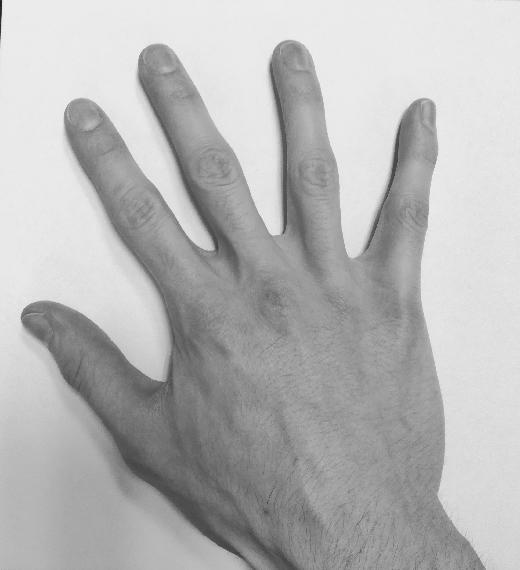
#> input picture TP-ImageRegistration/Source.jpg, 520 x 570 px
$ jupyter execute TP-ImageRegistration-Images-BARRIOL.ipynb
#> lines starting #> are read from the running program, lines starting #| are printed output that depends on the picture
## Image registration

**Deadline**: Upload this notebook (rename it as 'TP-ImageRegistration-Images-YOUR-SURNAME.ipynb') to E-Campus before the deadline (see E-campus for the exact timing).

**Goal**: The goal of this notebook is to implement the algorithms seen today for pixel-based image registration. Please complete the code where you see **XXXXXXXXXXXXXX**

You will first take two pictures of your right hand into two different positions. Please keep the same topology, ie do not bend or stick together two fingers for instance.

If you can't take the pictures, you can use two pictures of my hand (see below).

[cell 1]
if 'google.colab' in str(get_ipython()):
  from google_drive_downloader import GoogleDriveDownloader as gdd
  gdd.download_file_from_google_drive(file_id='1XpgGRo839pBwIhb6h77xoG-NtHEg2DVd',
  dest_path='./Source.jpg')

  from google_drive_downloader import GoogleDriveDownloader as gdd
  gdd.download_file_from_google_drive(file_id='12FKfLjKreAksI3rEcDx4_oEn3qjAzEua',
  dest_path='./Target.jpg')
else:
  print('You are not using Colab. Please define working_dir with the absolute path to the folder where you downloaded the data')

# Please modify working_dir only if you are using your Anaconda (and not Google Colab)
# You should write the absolute path of your working directory with the data
workingDir='./'

We will use the skimage library to read and resize images, you can of course use others (openCV, pillow, scipy, etc.)

[cell 2]
from skimage.io import imread
from skimage.transform import resize

import matplotlib.pyplot as plt
from numpy import linalg as LA
import numpy as np
import scipy.ndimage

The first thing to do is to create a function that creates the transformation matrix T. Please complete the following function following the rules explained in the header of the function.

[cell 3]
def Tmatrix(scale=(1,1), rotationAngle=0, shearAngles=(0,0),translation=(0,0),elation=(0,0),reflection=(False,False)):
    '''
    Transformation matrix defined as the composition of 6 possible geometric
    transformations: Reflection (Re), Rotation (R), Scaling (S), Shear (Sh),
    Translation (T) and Elation (E).
    For the linear transformation part, we assume this composition:
        A = Re * R * S * Sh

    Inputs:
            scale: is a tuple with sx and sy (two scalar values)
            rotationAngle: is an angle in degrees (scalar value)
            shearAngles: is a tuple with the two shear angles in degrees (scalar value)
            translation: is a tuple with tx and ty (scalar values)
            elation: is a tuple containing the elation part (scalar values)
            reflection: is a tuple of Boolean values indicating wheter to reflect with respect to x and y axis

    Output:
            T: the 3x3 transformation matrix (homogeneous coordinates)
    '''

    if len(scale) != 2:
        raise ValueError("scale should be a tuple of length 2")
    if len(shearAngles)!= 2:
        raise ValueError("shearAngles should be a tuple of length 2")
    if len(translation)!= 2:
        raise ValueError("translation should be a tuple of length 2")
    if len(elation)!= 2:
        raise ValueError("elation should be a tuple of length 2")
    if len(reflection)!= 2:
        raise ValueError("reflection should be a tuple of length 2")
    if type(reflection[0])!= bool or type(reflection[1]) != bool:
        raise ValueError("reflection should contain two boolean values")
    if np.ndim(rotationAngle) != 0:
        raise ValueError("rotationAngle should be a scalar")

    # transform angles from degrees to radians
    rot_angle = (2*np.pi*rotationAngle)/360
    shear_angle_x, shear_angle_y = (2*np.pi*shearAngles[0])/360, (2*np.pi*shearAngles[1])/360

    # compute T

    Reflection_matrix = np.array([[-1 if reflection[0] else 1, 0],
                                  [0, -1 if reflection[1] else 1]])

    Rotation_matrix = np.array([[np.cos(rot_angle), -np.sin(rot_angle)],
                                [np.sin(rot_angle), np.cos(rot_angle)]])

    Scaling_matrix = np.array([[scale[0], 0],
                               [0, scale[1]]])

    Shear_matrix = np.array([[1, np.tan(shear_angle_x)],
                             [np.tan(shear_angle_y), 1]])

    A = np.dot(Reflection_matrix, np.dot(Rotation_matrix, np.dot(Scaling_matrix, Shear_matrix)))

    T = np.array([[A[0, 0], A[0, 1], translation[0]],
                  [A[1, 0], A[1, 1], translation[1]],
                  [elation[0], elation[1], 1]])

    return T

Test here, your function.

[cell 4]
# Define Transformation
T=Tmatrix(scale=(1,2), rotationAngle=45, shearAngles=(40,0),translation=(1,2),elation=(1,0.5),reflection=(True,True))
print(T)

Next, we need to create a function that apply the previously created transformation matrix. We will need to apply it either to 2D points, seen as a [Nx2] numpy array where N is the number of points, or to image coordinates, modeled as a [2xNxM] Numpy array where N and M are the number of rows and columns of the image respectively.

[cell 5]
def applyTransformation(T, points=None, coords=None):
    '''
    Apply geometric transformation to points or image coordinates.
    Transformation is defined by a 3x3 matrix

    Inputs:
        points: Nx2 Numpy array of points
        coordinates: 2xNxM Numpy array of image coordinates
        T: 3x3 matrix trasformation

    Output:
        pm: Nx2 points after transformation
        cm: 2xNxM image coordinates after transformation
    '''
    if points is None and coords is None:
        raise ValueError("Error ! You should provide points and/or coords")

    if points is not None:
        N,d = points.shape
        if d != 2 and N==2:
            print('WARNING ! points should be an array of dimension Nx2'+
                  ' Transposing the array')
            points=points.T
            N,d = points.shape

        if d != 2:
            raise ValueError("Error ! Function works only with 2D points")

        # Transform points into homogeneous coordinates (adding one...)
        homogen_points = np.concatenate((points, np.transpose([np.ones(N)])), axis=1)

        # Apply transformation
        transfo = (np.dot(T, homogen_points.T)).T

        # If homography, ...
        if T[2,0] or T[2, 1]:
          transfo[:,:2] =  transfo[:,:2] / (T[2,0]*transfo[:,:2] + T[2,1]*transfo[:,:2] +1)
        pm=transfo[:,:2]
    else:
        pm=None

    if coords is not None:
        d,N,M = coords.shape

        if d != 2:
            raise ValueError("Error ! Function works only with 2D coordinates")

        p = coords.reshape((2,N*M)).T # reshape coordinates as list of points
        # Transform points into homogeneous coordinates (adding one...)
        homogen_points = np.concatenate((p, np.transpose([np.ones(N*M)])), axis=1)

        # Apply transformation
        transfo = (np.dot(T, homogen_points.T)).T
        # If homography, ...
        if T[2,0] or T[2, 1]:
            transfo[:,:2] =  transfo[:,:2] / (T[2,0]*transfo[:,:2] + T[2,1]*transfo[:,:2] +1)

        pm=transfo[:,:2]
        cm = pm.T.reshape((2,N,M))

    else:
        cm =None

    return pm,cm

Now, we can test the two functions on some data-sets of 2D points. To keep things simple, you will create two data-sets of points.

In the first one, the points will draw an ellipse (ie uniform sampling on an ellipse).
In the secon data-set, the points will draw a square (ie uniform sampling on a square).

You will then try several (at least five) different trasformations and check if your code works well.

[cell 6]
# Ellipse
theta = np.deg2rad(np.arange(0.0, 360.0, 1.0))
x = np.cos(theta)
y = np.sin(theta)
points=np.array([x, y]).T

## Define Transformation
T=Tmatrix(scale=(2,2), rotationAngle=90, shearAngles=(40,0),translation=(4,4),elation=(0,0),reflection=(True,False))

## Apply trasformation
moved = applyTransformation(T, points=points)[0]

fig = plt.figure(figsize=(12, 8))
ax1 = plt.subplot(1, 3, 1)
ax2 = plt.subplot(1, 3, 2)
ax1.scatter(points[:,0],points[:,1])
ax2.scatter(moved[:,0],moved[:,1])

minimum = np.min((ax1.get_xlim(),ax1.get_ylim(),ax2.get_xlim(),ax2.get_ylim()))
maximum = np.max((ax1.get_xlim(),ax1.get_ylim(),ax2.get_xlim(),ax2.get_ylim()))

ax1.set_xlim(minimum*1.2,maximum*1.2)
ax1.set_ylim(minimum*1.2,maximum*1.2)
ax2.set_xlim(minimum*1.2,maximum*1.2)
ax2.set_ylim(minimum*1.2,maximum*1.2)

fig.tight_layout()
plt.show()
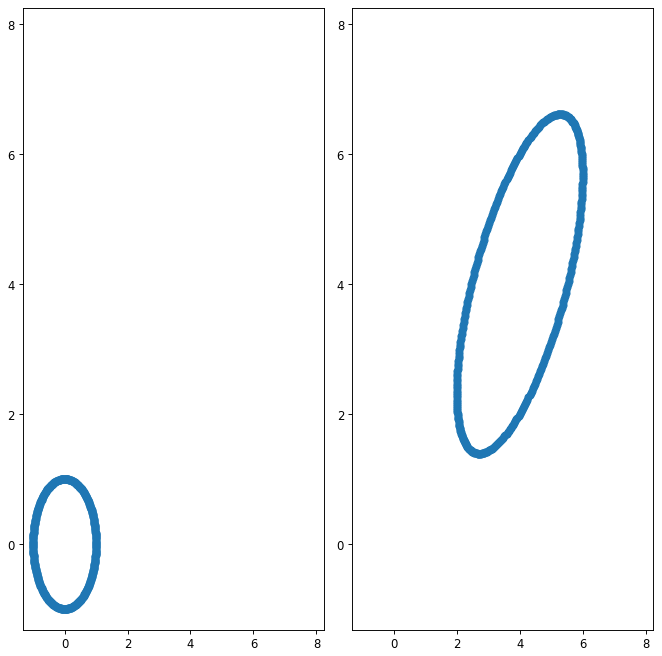
#> figure drawn by matplotlib, 2 panels

[cell 7]
# Square
x=np.concatenate((np.linspace(0,1,100), np.ones(100), np.linspace(0,1,100), np.zeros(100)))
y=np.concatenate((np.zeros(100), np.linspace(0,1,100), np.ones(100), np.linspace(0,1,100)))
points = np.array([x, y]).T

## Define Transformation
T=Tmatrix(scale=(1,1), rotationAngle=95, shearAngles=(20,0),translation=(1,1),elation=(0,0),reflection=(True,False))

## Apply trasformation
moved = applyTransformation(T, points=points)[0]

fig = plt.figure(figsize=(8, 8))
ax1 = plt.subplot(1, 3, 1)
ax2 = plt.subplot(1, 3, 2)
ax1.scatter(points[:,0],points[:,1])
ax2.scatter(moved[:,0],moved[:,1])

minimum = np.min((ax1.get_xlim(),ax1.get_ylim(),ax2.get_xlim(),ax2.get_ylim()))
maximum = np.max((ax1.get_xlim(),ax1.get_ylim(),ax2.get_xlim(),ax2.get_ylim()))

ax1.set_xlim(minimum*1.2,maximum*1.2)
ax1.set_ylim(minimum*1.2,maximum*1.2)
ax2.set_xlim(minimum*1.2,maximum*1.2)
ax2.set_ylim(minimum*1.2,maximum*1.2)

fig.tight_layout()
plt.show()
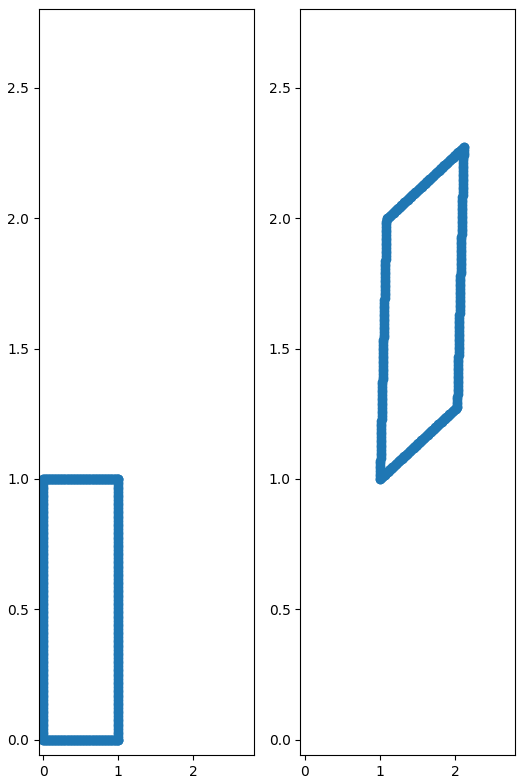
#> figure drawn by matplotlib, 2 panels

Now, we can finally move to images. Here, you can load and plot the two images of your (or mine) right hand. Pixel intensities are normalized in order to be float between 0 and 1.

[cell 8]
SourceIm = imread(workingDir + 'Source.jpg', as_gray=True)
#> SourceIm is the input picture: shape (570, 520); min 29, max 255, mean 181.6
SourceImNorm=(SourceIm - np.amin(SourceIm)) / (np.amax(SourceIm) - np.amin(SourceIm))
TargetIm = imread(workingDir + 'Target.jpg', as_gray=True)
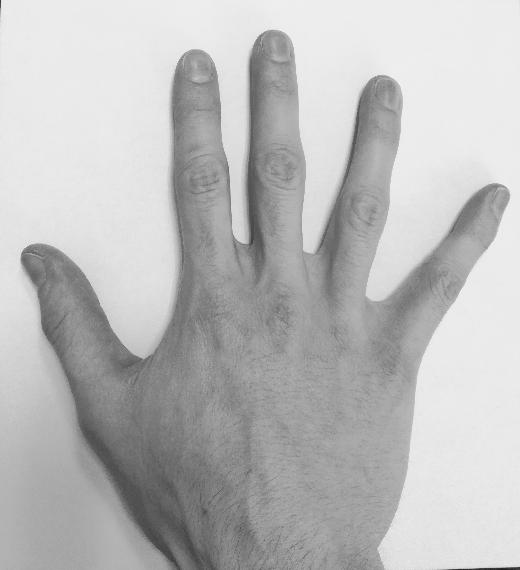
#> input picture TP-ImageRegistration/Target.jpg, 520 x 570 px
#> TargetIm is the input picture: shape (570, 520); min 29, max 250, mean 187.2
TargetImNorm=(TargetIm - np.amin(TargetIm)) / (np.amax(TargetIm) - np.amin(TargetIm))

fig = plt.figure(figsize=(10, 10))
ax1 = plt.subplot(1, 2, 1)
ax2 = plt.subplot(1, 2, 2)
ax1.imshow(SourceImNorm, cmap='gray')
ax1.set_title('Source image')
ax2.imshow(TargetImNorm, cmap='gray')
ax2.set_title('Target image')
plt.show()

In the following function, you will code the forward warping technique with point splatting.

Theoretically, an image could be associated with a coordinate chart giving the real-world coordinates of each pixel. However, the problem becomes more difficult and in many applications we do not actually have this coordinate chart. Here, you will simply consider the coordinate of a pixel as its row and column position.

In the forward warping, as seen during the lecture of this morning, the coordinates of a pixel of a source image $I$ might not be warped exactly onto the output grid. When it falls within the grid, but not on the grid, we assign (ie splat) the pixel intensity of $I$ to the four neighbour 'corners' of the output grid.

These contributions must be weighted and for this reason a typical solution is to create an 'accumulator'. This is an array of the same size of the output grid which quantifies the number of contributions that each corner of the output grid has received. By simply dividing by the number of contributions (output grid ./ accumulator), we obtain at each corner of the output grid an averaged estimate of the intensity of the transformed image.

[cell 9]
def ForwardWarping(I,T,coords=None,outputShape=None):
    '''
    Apply forward warping to an image I based on a transformation T.
    Transformation is defined by a 3x3 matrix T

    Inputs:
        I: image to transform
        T: 3x3 matrix trasformation
        coords: coordinates of the image. If None, the coordinates of a pixel
                are automatically its row and column position
        outputShape: defines the shape of the transformed image.
                     It can be 'None', same shape as the input image I or 'BB',
                     bounding box of the transformed image I_T,  or a tuple/numpy
                     array with 4 elements (min x, max x, min y, max y)

    Output:
        J: transformed image
    '''

    if coords is None:
      coords = np.mgrid[0:I.shape[0], 0:I.shape[1]] # coordinates of the image I
      cm = applyTransformation(T,coords=coords)[1]

      if outputShape is None:
          outputShape=(0,I.shape[0],0,I.shape[1])

      elif outputShape == 'BB':
          #Find extremities bounding box
          bx=int(np.floor(np.min(cm[0,:,:])))
          ux=int(np.ceil(np.max(cm[0,:,:])))
          by=int(np.floor(np.min(cm[1,:,:])))
          uy=int(np.ceil(np.max(cm[1,:,:])))
          outputShape=(bx,ux,by,uy)

      elif isinstance(outputShape, tuple):
          if len(outputShape) != 4:
              raise ValueError("Error ! outputShape should be of length 4")

      elif isinstance(outputShape, np.ndarray):
          if len(outputShape) != 4:
              raise ValueError("Error ! outputShape should be of length 4")
      else:
          raise ValueError("Error ! outputShape should be None, 'BB' or a tuple/numpy array with 4 elements")

      J= np.zeros([outputShape[1]-outputShape[0],outputShape[3]-outputShape[2]]) # transformed image
      acc= np.zeros([outputShape[1]-outputShape[0],outputShape[3]-outputShape[2]]) # accumulator

      for i in range(I.shape[0]):
          for j in range(I.shape[1]):

              # transformed coordinate of a pixel
              p=cm[:,i,j]
              x=p[0]
              y=p[1]

              # Check if point is inside outputShape
              if (x<outputShape[1] and x>=outputShape[0] and y<outputShape[3] and y>=outputShape[2]):

                  # translate if necessary, since output image will start from (0,0)
                  # it basically shifts transformed points in the positive quadrant
                  if outputShape[0]<0:
                      x=x+abs(outputShape[0])

                  if outputShape[2]<0:
                      y=y+abs(outputShape[2])

                  # Look for the four corners
                  bl= (int(np.floor(x)), int(np.floor(y))) # bottom left
                  br= (int(np.ceil(x)), int(np.floor(y))) # bottom right
                  ul= (int(np.floor(x)), int(np.ceil(y))) # up left
                  ur= (int(np.ceil(x)), int(np.ceil(y))) # up right

                  # Update J and acc
                  corners = [bl, br, ul, ur]

                  # Update J and acc
                  for corner in corners :
                        if (corner[0] < J.shape[0] and corner[1] < J.shape[1]) :
                            J[corner] += I[i,j]
                            acc[corner] += 1

      acc[acc==0]=1
      J=np.divide(J,acc)

    else:
        raise ValueError("Error ! Still not implemented")

    return J

Let's test your implementation of the forward warping with the right hand image. Test with at least 5 different transformation matrices (try different configurations).

[cell 10]
# Resize image (to make it faster...)
X= resize(SourceImNorm, (250,250), anti_aliasing=True)
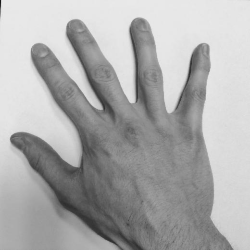
#> X: shape (250, 250) float64; min 0.0932, max 0.922, mean 0.675
T=Tmatrix(scale=(1,1), rotationAngle=0, shearAngles=(45,37),translation=(0,0),elation=(0,0),reflection=(False,False))
print('The transformation matrix T is:\n', T)

Xmf=ForwardWarping(X,T,outputShape=None)
#> after the loop in ForwardWarping, `for i in range(I.shape[0]):`:
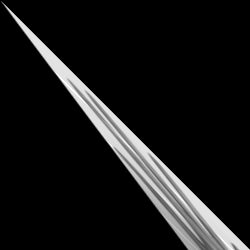
#> J: shape (250, 250) float64; min 0, max 16.26, mean 1.47; drawn with min black and max white
#> after the loop in ForwardWarping, `for i in range(I.shape[0]):`:
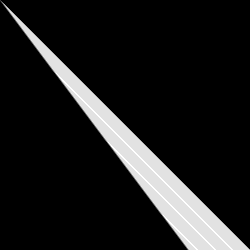
#> acc: shape (250, 250) float64; min 0, max 18, mean 2.01; drawn with min black and max white
#> after the loop in ForwardWarping, `for i in range(I.shape[0]):`: bl = (249, 187); corners = [(249, 187), (249, 187), (249, 188), (249, 188)]; ul = (249, 188)

fig = plt.figure(figsize=(15, 15))
ax1 = plt.subplot(1, 2, 1)
ax2 = plt.subplot(1, 2, 2)
ax1.imshow(X, cmap='gray')
ax1.set_title('Source image')
ax2.imshow(Xmf, cmap='gray')
ax2.set_title('Forward warped image')
plt.show()

[cell 11]
# Resize image (to make it faster...)
X= resize(SourceImNorm, (250,250), anti_aliasing=True)
T=Tmatrix(scale=(1,1), rotationAngle=25, shearAngles=(0,0),translation=(10,-50),elation=(0.0,0.0),reflection=(False,False))
print('The transformation matrix T is:\n', T)

Xmf=ForwardWarping(X,T,outputShape='BB')
#> call 2 of ForwardWarping, with T = array of shape (3, 3), outputShape = 'BB'
#> after the loop in ForwardWarping (call 2), `for i in range(I.shape[0]):`:
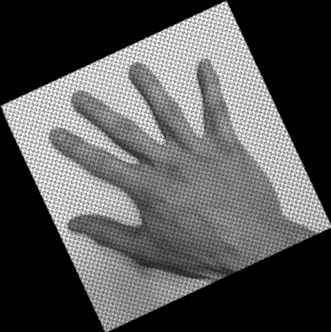
#> J: shape (332, 331) float64; min 0, max 4.58, mean 1.54; drawn with min black and max white
#> after the loop in ForwardWarping (call 2), `for i in range(I.shape[0]):`:
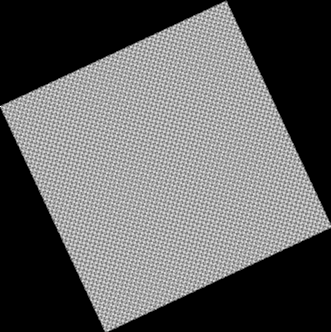
#> acc: shape (332, 331) float64; min 0, max 6, mean 2.27; drawn with min black and max white
#> after the loop in ForwardWarping (call 2), `for i in range(I.shape[0]):`: bl = (226, 330); br = (227, 330); corners = [(226, 330), (227, 330), (226, 331), (227, 331)]; ul = (226, 331); ur = (227, 331)
#> in ForwardWarping (call 2), `acc[acc==0]=1`:
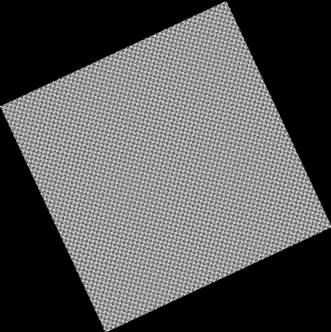
#> acc: shape (332, 331) float64; min 1, max 6, mean 2.7; drawn with min black and max white
#> in ForwardWarping (call 2), `J=np.divide(J,acc)`:
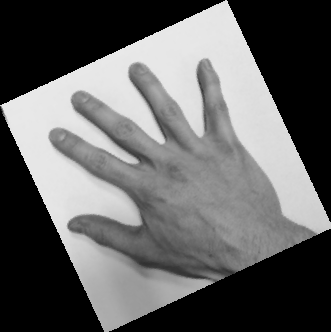
#> J: shape (332, 331) float64; min 0, max 0.916, mean 0.388
XmfN=ForwardWarping(X,T,outputShape=None)
#> (the rest of the program and of its run is left out)
